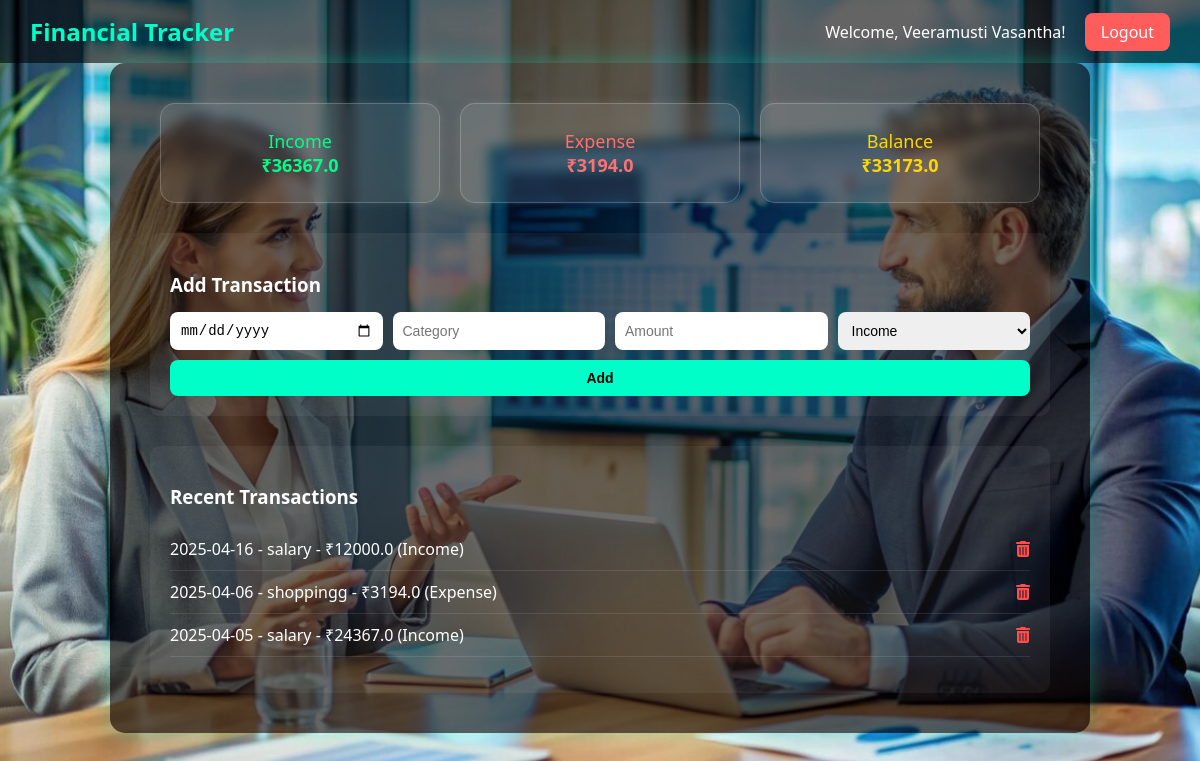
The app's page /dashboard (signed in) with its own data.
### tables this page shows
CREATE TABLE transactions (
        id INTEGER PRIMARY KEY AUTOINCREMENT,
        user_id INTEGER NOT NULL,
        date TEXT NOT NULL,
        category TEXT NOT NULL,
        amount REAL NOT NULL,
        type TEXT CHECK(type IN ('Income', 'Expense')) NOT NULL,
        FOREIGN KEY (user_id) REFERENCES users(id)
    );

### app.py (the view)
@app.route("/dashboard", methods=["GET", "POST"])
def dashboard():
    if "username" not in session:
        return redirect(url_for("login"))
    user_id = session['user_id']
    conn = get_db_connection()
    transactions = conn.execute("SELECT * FROM transactions WHERE user_id = ? ORDER BY date DESC", (user_id,)).fetchall()
    income = sum(row['amount'] for row in transactions if row['type'] == 'Income')
    expense = sum(row['amount'] for row in transactions if row['type'] == 'Expense')
    balance = income - expense
    conn.close()
    return render_template("dashboard.html",
                           username=session['username'],
                           income=income,
                           expense=expense,
                           balance=balance,
                           transactions=transactions)

### app.py (called while the page is built)
def get_db_connection():
    conn = sqlite3.connect(DATABASE, timeout=10)
    conn.row_factory = sqlite3.Row
    return conn

### templates/dashboard.html (shortened to what this page needs)
<!DOCTYPE html>
<html lang="en">
<head>
    <link rel="stylesheet" href="https://cdnjs.cloudflare.com/ajax/libs/font-awesome/6.7.2/css/all.min.css" />
    <link rel="stylesheet" href="{{ url_for('static', filename='css/dashboard.css') }}">
</head>
<body>
    <header>
        <div class="navbar">
            <div class="navbar-left">
                <h2>Financial Tracker</h2>
            </div>
            <div class="navbar-right">
                <span class="welcome">Welcome, {{ username }}!</span>
                <a href="{{ url_for('logout') }}" class="logout-btn">Logout</a>
            </div>
        </div>
    </header>
    <div class="dashboard-container">
        <div class="summary">
            <div class="card income">
                Income<br>
                <strong>₹{{ income }}</strong>
            </div>
            <div class="card expense">
                Expense<br>
                <strong>₹{{ expense }}</strong>
            </div>
            <div class="card balance">
                Balance<br>
                <strong>₹{{ balance }}</strong>
            </div>
        </div>
        <div class="transaction-form">
            <h3>Add Transaction</h3>
            <form action="{{ url_for('add_transaction') }}" method="POST">
                <input type="date" name="date" required>
                <input type="text" name="category" placeholder="Category" required>
                <input type="number" step="0.01" name="amount" placeholder="Amount" required>
                <select name="type" required>
                    <option value="Income">Income</option>
                </select>
                <button type="submit">Add</button>
            </form>
        </div>
        <div class="recent-transactions">
            <h3>Recent Transactions</h3>
            <ul>
                {% for txn in transactions %}
                    <li>
                        {{ txn.date }} - {{ txn.category }} - ₹{{ txn.amount }} ({{ txn.type }})
                        <a href="{{ url_for('delete_transaction', id=txn.id) }}" class="delete-link" onclick="return confirm('Are you sure you want to delete this transaction?');">
                            <i class="fas fa-trash-alt"></i>
                        </a>
                    </li>
                {% else %}
                    <li>No transactions found.</li>
                {% endfor %}
            </ul>
        </div>
    </div>
</body>
</html>

### static/css/dashboard.css (style rules this page uses)
body { margin: 0; font-family: 'Segoe UI', Tahoma, Geneva, Verdana, sans-serif; background: url('../images/vv1.jpg') no-repeat center center fixed; background-size: cover; color: #fff; }
.navbar { background-color: rgba(0, 0, 0, 0.6); padding: 15px 30px; display: flex; justify-content: space-between; align-items: center; }
.navbar h2 { margin: 0; font-size: 24px; color: #00ffc8; }
.navbar .welcome { margin-right: 15px; font-weight: 500; }
.logout-btn { padding: 8px 16px; background-color: #ff5c5c; color: white; text-decoration: none; border-radius: 8px; transition: background 0.3s; }
.dashboard-container { padding: 40px; max-width: 900px; margin: auto; background-color: rgba(0, 0, 0, 0.6); border-radius: 15px; box-shadow: 0 0 20px rgba(0, 255, 200, 0.3); }
.summary { display: flex; justify-content: space-between; margin-bottom: 30px; }
.card { flex: 1; margin: 0 10px; padding: 25px; border-radius: 15px; text-align: center; font-size: 18px; box-shadow: 0 0 10px rgba(255, 255, 255, 0.1); background-color: rgba(255, 255, 255, 0.1); backdrop-filter: blur(6px); border: 1px solid rgba(255, 255, 255, 0.2); }
.income { color: #00ff88; }
.expense { color: #ff7070; }
.balance { color: #ffd700; }
.transaction-form { margin-bottom: 30px; background-color: rgba(255, 255, 255, 0.05); padding: 20px; border-radius: 10px; }
.transaction-form h3 { margin-bottom: 15px; }
.transaction-form form { display: flex; flex-wrap: wrap; gap: 10px; }
.transaction-form input, .transaction-form select, .transaction-form button { padding: 10px; font-size: 14px; border-radius: 8px; border: none; outline: none; }
.transaction-form input, .transaction-form select { flex: 1 1 150px; }
.transaction-form button { background-color: #00ffc8; color: #000; font-weight: bold; cursor: pointer; flex: 1 1 100px; }
.recent-transactions { background-color: rgba(255, 255, 255, 0.05); padding: 20px; border-radius: 10px; }
.recent-transactions ul { list-style: none; padding: 0; }
.recent-transactions li { padding: 10px 0; border-bottom: 1px solid rgba(255, 255, 255, 0.1); display: flex; justify-content: space-between; align-items: center; }
.delete-link { color: #ff4d4d; text-decoration: none; }

### records on screen
transactions: date "2025-04-16", category "salary", amount "12000.0", type "Income"
transactions: date "2025-04-06", category "shoppingg", amount "3194.0", type "Expense"
transactions: date "2025-04-05", category "salary", amount "24367.0", type "Income"

### other values on screen
{{ username }} "Veeramusti Vasantha"
{{ income }} "36367.0"
{{ expense }} "3194.0"
{{ balance }} "33173.0"
